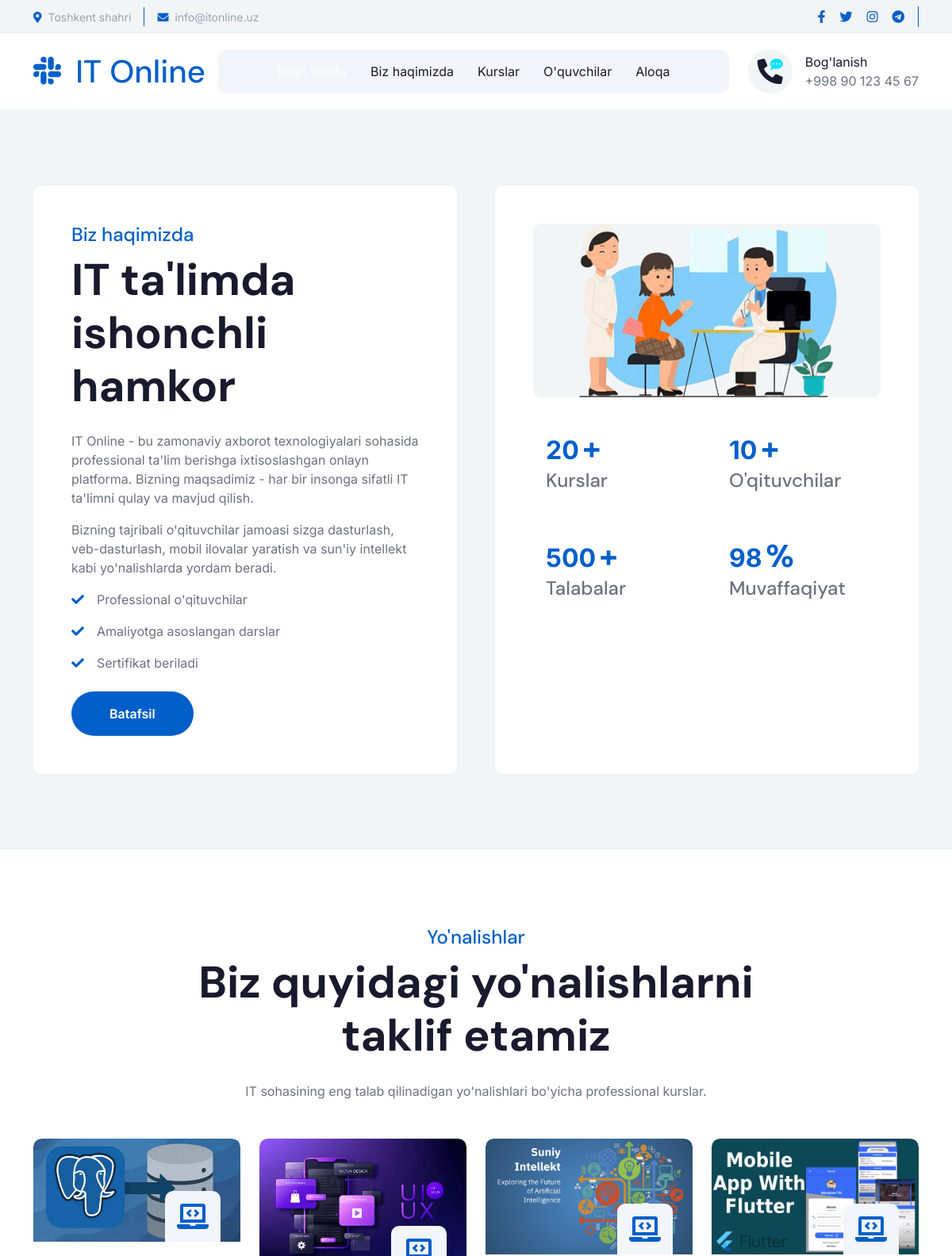
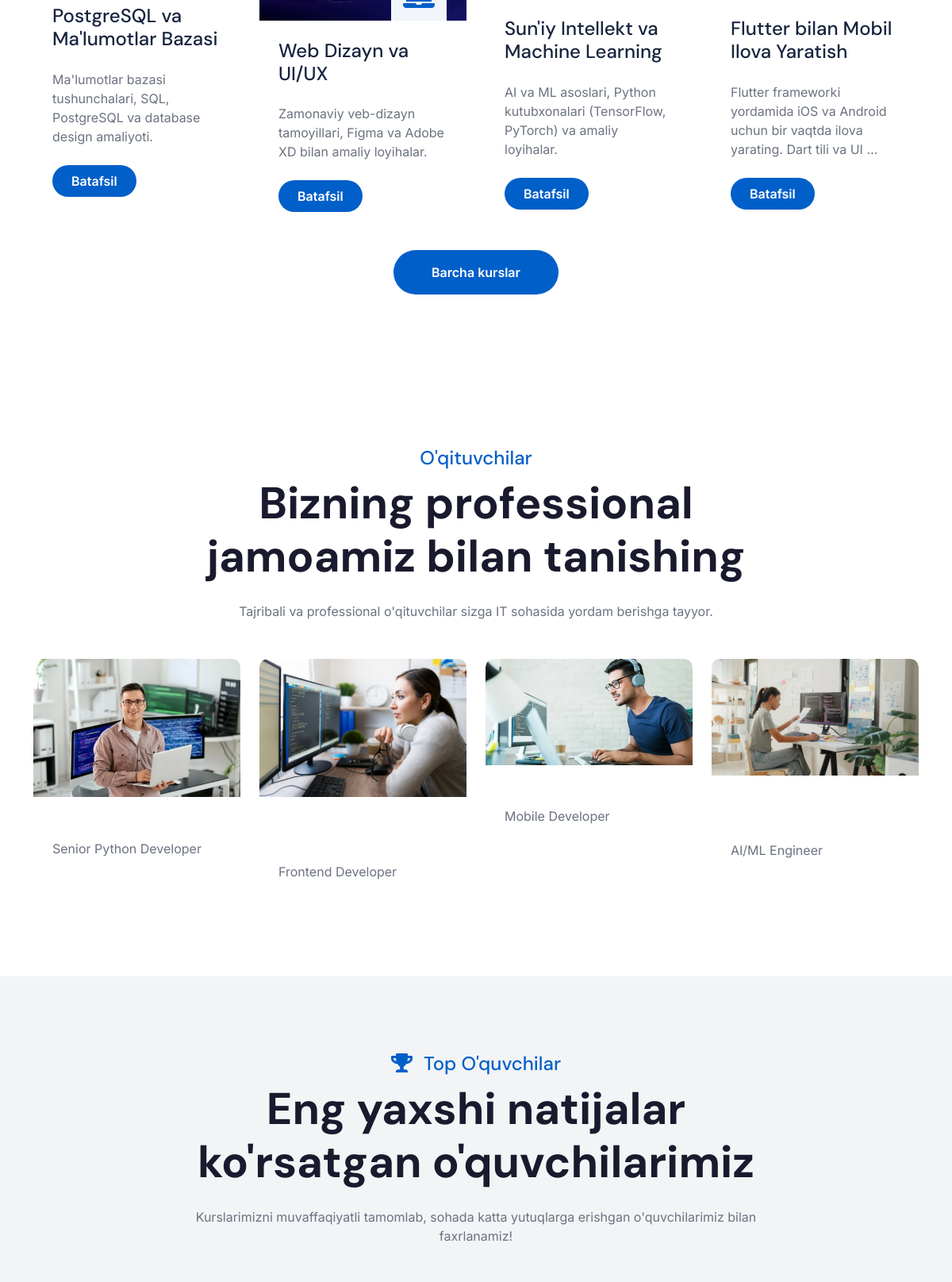
The page / (upper part) on the database its author committed (2 pictures, top to bottom).
### courses/models.py (models this page shows, shortened)
class Course(models.Model):
    title = models.CharField(max_length=300, verbose_name="Kurs nomi")
    slug = models.SlugField(unique=True)
    category = models.ForeignKey(
        Category, on_delete=models.CASCADE, related_name="courses", verbose_name="Kategoriya"
    )
    teacher = models.ForeignKey(
        Teacher, on_delete=models.SET_NULL, null=True, blank=True, related_name="courses", verbose_name="O'qituvchi"
    )
    short_description = models.TextField(verbose_name="Qisqa tavsif")
    full_description = models.TextField(blank=True, verbose_name="To'liq tavsif")
    image = models.ImageField(upload_to="courses/", blank=True, verbose_name="Rasm")
    price = models.DecimalField(max_digits=10, decimal_places=0, default=0, verbose_name="Narxi (so'm)")
    duration = models.CharField(max_length=100, blank=True, verbose_name="Davomiyligi")
    lessons_count = models.PositiveIntegerField(default=0, verbose_name="Darslar soni")
    is_featured = models.BooleanField(default=False, verbose_name="Tavsiya etilgan")
    created_at = models.DateTimeField(auto_now_add=True)
    class Meta:
        verbose_name = "Kurs"
        verbose_name_plural = "Kurslar"
        ordering = ["-created_at"]

class Teacher(models.Model):
    name = models.CharField(max_length=200, verbose_name="To'liq ismi")
    profession = models.CharField(max_length=200, verbose_name="Kasbi")
    bio = models.TextField(blank=True, verbose_name="Bio")
    photo = models.ImageField(upload_to="teachers/", blank=True, verbose_name="Rasm")
    facebook = models.URLField(blank=True)
    twitter = models.URLField(blank=True)
    linkedin = models.URLField(blank=True)
    instagram = models.URLField(blank=True)
    class Meta:
        verbose_name = "O'qituvchi"
        verbose_name_plural = "O'qituvchilar"

### courses/views.py (the view)
# urls.py: path("", views.index, name="index"),
def index(request):
    courses = Course.objects.filter(is_featured=True)[:4]
    teachers = Teacher.objects.all()[:4]
    categories = Category.objects.all()
    top_students = Student.objects.filter(is_top=True)[:4]
    total_students = Student.objects.count()
    return render(request, "courses/index.html", {
        "courses": courses,
        "teachers": teachers,
        "categories": categories,
        "top_students": top_students,
        "total_students": total_students,
    })

### templates/courses/index.html (shortened to what this page needs)
{% extends "base.html" %}
{% load static %}
{% block content %}
<div class="container-fluid bg-light about py-5">
    <div class="container py-5">
        <div class="row g-5">
            <div class="col-xl-6 wow fadeInLeft" data-wow-delay="0.2s">
                <div class="about-item-content bg-white rounded p-5 h-100">
                    <h4 class="text-primary">Biz haqimizda</h4>
                    <h1 class="display-4 mb-4">IT ta'limda ishonchli hamkor</h1>
                    <p>IT Online - bu zamonaviy axborot texnologiyalari sohasida professional ta'lim berishga ixtisoslashgan onlayn platforma. Bizning maqsadimiz - har bir insonga sifatli IT ta'limni qulay va mavjud qilish.</p>
                    <p>Bizning tajribali o'qituvchilar jamoasi sizga dasturlash, veb-dasturlash, mobil ilovalar yaratish va sun'iy intellekt kabi yo'nalishlarda yordam beradi.</p>
                    <p class="text-dark"><i class="fa fa-check text-primary me-3"></i>Professional o'qituvchilar</p>
                    <p class="text-dark"><i class="fa fa-check text-primary me-3"></i>Amaliyotga asoslangan darslar</p>
                    <p class="text-dark mb-4"><i class="fa fa-check text-primary me-3"></i>Sertifikat beriladi</p>
                    <a class="btn btn-primary rounded-pill py-3 px-5" href="{% url 'about' %}">Batafsil</a>
                </div>
            </div>
            <div class="col-xl-6 wow fadeInRight" data-wow-delay="0.2s">
                <div class="bg-white rounded p-5 h-100">
                    <div class="row g-4 justify-content-center">
                        <div class="col-12">
                            <div class="rounded bg-light">
                                <img src="{% static 'img/about-1.png' %}" class="img-fluid rounded w-100" alt="">
                            </div>
                        </div>
                        <div class="col-sm-6">
                            <div class="counter-item bg-light rounded p-3 h-100">
                                <div class="counter-counting">
                                    <span class="text-primary fs-2 fw-bold" data-toggle="counter-up">{{ total_courses|default:"20" }}</span>
                                    <span class="h1 fw-bold text-primary">+</span>
                                </div>
                                <h4 class="mb-0 text-dark">Kurslar</h4>
                            </div>
                        </div>
                        <div class="col-sm-6">
                            <div class="counter-item bg-light rounded p-3 h-100">
                                <div class="counter-counting">
                                    <span class="text-primary fs-2 fw-bold" data-toggle="counter-up">{{ total_teachers|default:"10" }}</span>
                                    <span class="h1 fw-bold text-primary">+</span>
                                </div>
                                <h4 class="mb-0 text-dark">O'qituvchilar</h4>
                            </div>
                        </div>
                        <div class="col-sm-6">
                            <div class="counter-item bg-light rounded p-3 h-100">
                                <div class="counter-counting">
                                    <span class="text-primary fs-2 fw-bold" data-toggle="counter-up">500</span>
                                    <span class="h1 fw-bold text-primary">+</span>
                                </div>
                                <h4 class="mb-0 text-dark">Talabalar</h4>
                            </div>
                        </div>
                        <div class="col-sm-6">
                            <div class="counter-item bg-light rounded p-3 h-100">
                                <div class="counter-counting">
                                    <span class="text-primary fs-2 fw-bold" data-toggle="counter-up">98</span>
                                    <span class="h1 fw-bold text-primary">%</span>
                                </div>
                                <h4 class="mb-0 text-dark">Muvaffaqiyat</h4>
                            </div>
                        </div>
                    </div>
                </div>
            </div>
        </div>
    </div>
</div>
<div class="container-fluid service py-5">
    <div class="container py-5">
        <div class="text-center mx-auto pb-5 wow fadeInUp" data-wow-delay="0.2s" style="max-width: 800px;">
            <h4 class="text-primary">Yo'nalishlar</h4>
            <h1 class="display-4 mb-4">Biz quyidagi yo'nalishlarni taklif etamiz</h1>
            <p class="mb-0">IT sohasining eng talab qilinadigan yo'nalishlari bo'yicha professional kurslar.</p>
        </div>
        <div class="row g-4 justify-content-center">
            {% for course in courses %}
            <div class="col-md-6 col-lg-6 col-xl-3 wow fadeInUp" data-wow-delay="0.{{ forloop.counter }}s">
                <div class="service-item">
                    <div class="service-img">
                        {% if course.image %}
                        <img src="{{ course.image.url }}" class="img-fluid rounded-top w-100" alt="">
                        {% else %}
                        <img src="{% static 'img/blog-1.png' %}" class="img-fluid rounded-top w-100" alt="">
                        {% endif %}
                        <div class="service-icon p-3">
                            <i class="fa fa-laptop-code fa-2x"></i>
                        </div>
                    </div>
                    <div class="service-content p-4">
                        <div class="service-content-inner">
                            <a href="{% url 'course_detail' course.slug %}" class="d-inline-block h4 mb-4">{{ course.title }}</a>
                            <p class="mb-4">{{ course.short_description|truncatewords:15 }}</p>
                            <a class="btn btn-primary rounded-pill py-2 px-4" href="{% url 'course_detail' course.slug %}">Batafsil</a>
                        </div>
                    </div>
                </div>
            </div>
            {% empty %}
            <div class="col-12 text-center">
                <p class="text-muted fs-5">Kurslar hali qo'shilmagan. Admin panel orqali kurslarni qo'shing.</p>
            </div>
            {% endfor %}
            <div class="col-12 text-center wow fadeInUp" data-wow-delay="0.2s">
                <a class="btn btn-primary rounded-pill py-3 px-5" href="{% url 'course_list' %}">Barcha kurslar</a>
            </div>
        </div>
    </div>
</div>
<div class="container-fluid team py-5">
    <div class="container py-5">
        <div class="text-center mx-auto pb-5 wow fadeInUp" data-wow-delay="0.2s" style="max-width: 800px;">
            <h4 class="text-primary">O'qituvchilar</h4>
            <h1 class="display-4 mb-4">Bizning professional jamoamiz bilan tanishing</h1>
            <p class="mb-0">Tajribali va professional o'qituvchilar sizga IT sohasida yordam berishga tayyor.</p>
        </div>
        <div class="row g-4">
            {% for teacher in teachers %}
            <div class="col-md-6 col-lg-6 col-xl-3 wow fadeInUp" data-wow-delay="0.{{ forloop.counter }}s">
                <div class="team-item">
                    <div class="team-img">
                        {% if teacher.photo %}
                        <img src="{{ teacher.photo.url }}" class="img-fluid rounded-top w-100" alt="">
                        {% else %}
                        <img src="{% static 'img/team-1.jpg' %}" class="img-fluid rounded-top w-100" alt="">
                        {% endif %}
                    </div>
                    <div class="team-title p-4">
                        <h4 class="mb-0">{{ teacher.name }}</h4>
                        <p class="mb-0">{{ teacher.profession }}</p>
                    </div>
                </div>
            </div>
            {% empty %}
            <div class="col-12 text-center">
                <p class="text-muted fs-5">O'qituvchilar hali qo'shilmagan.</p>
            </div>
            {% endfor %}
        </div>
    </div>
</div>
<div class="container-fluid py-5" style="background-color: var(--bg-secondary);">
    <div class="container py-5">
        <div class="text-center mx-auto pb-5 wow fadeInUp" data-wow-delay="0.2s" style="max-width: 800px;">
            <h4 class="text-primary"><i class="fas fa-trophy me-2"></i> Top O'quvchilar</h4>
            <h1 class="display-4 mb-4">Eng yaxshi natijalar ko'rsatgan o'quvchilarimiz</h1>
            <p class="mb-0">Kurslarimizni muvaffaqiyatli tamomlab, sohada katta yutuqlarga erishgan o'quvchilarimiz bilan faxrlanamiz!</p>
        </div>
        <div class="row g-4 justify-content-center">
        </div>
    </div>
</div>
{% endblock %}

### static/css/style.css (style rules this page uses)
.btn { font-weight: 600; transition: .5s; }
.btn.btn-primary { color: var(--bs-white); border: none; }
.service .service-item { border-radius: 10px; }
.service .service-item .service-img { position: relative; overflow: hidden; border-top-left-radius: 10px; border-top-right-radius: 10px; }
.service .service-item .service-img img { transition: 0.5s; }
.service .service-item .service-img::after { content: ""; position: absolute; width: 100%; height: 0; top: 0; left: 0; border-top-left-radius: 10px; border-top-right-radius: 10px; background: rgba(1, 95, 201, .2); transition: 0.5s; z-index: 1; }
.service .service-item .service-img .service-icon { position: absolute; width: 70px; bottom: 0; right: 25px; border-top-left-radius: 10px; border-top-right-radius: 10px; background: var(--bs-light); display: flex; align-items: center; justify-content: center; transition: 0.5s; z-index: 9; }
.service .service-item .service-img .service-icon i { color: var(--bs-primary); transition: 0.5s; }
.service .service-content { position: relative; border-bottom-left-radius: 10px; border-bottom-right-radius: 10px; background: var(--bs-light); }
.service .service-item .service-content .service-content-inner { position: relative; z-index: 9; }
.service .service-item .service-content .service-content-inner .h4, .service .service-item .service-content .service-content-inner p { transition: 0.5s; }
.service .service-item .service-content::after { content: ""; position: absolute; width: 100%; height: 0; bottom: 0; left: 0; border-bottom-left-radius: 10px; border-bottom-right-radius: 10px; background: var(--bs-primary); transition: 0.5s; z-index: 1; }
.team .team-item .team-img { position: relative; overflow: hidden; border-top-left-radius: 10px; border-top-right-radius: 10px; }
.team .team-item .team-img img { transition: 0.5s; }
.team .team-item .team-img::after { content: ""; position: absolute; width: 100%; height: 0; top: 0; left: 0; border-top-left-radius: 10px; border-top-right-radius: 10px; transition: 0.5s; }
.team .team-item .team-title { color: var(--bs-white); background: var(--bs-primary); border-bottom-left-radius: 10px; border-bottom-right-radius: 10px; transition: 0.5s; }
.team .team-item .team-title h4 { color: var(--bs-white); }

### templates/base.html (style rules this page uses)
:root { --bg-primary: #ffffff; --bg-secondary: #f3f4f6; --bg-card: #ffffff; --text-primary: #1a1a2e; --text-secondary: #6b7280; --text-muted: #9ca3af; --border-color: #e5e7eb; --footer-bg: #1a1a2e; --footer-text: #d1d5db; --topbar-bg: #f3f4f6; --spinner-bg: #ffffff; --breadcrumb-overlay: rgba(0,0,0,0.5); }
body { background-color: var(--bg-primary); color: var(--text-primary); transition: background-color 0.3s ease, color 0.3s ease; }
.bg-light { background-color: var(--bg-secondary) !important; }
.bg-white { background-color: var(--bg-card) !important; }
.about-item-content, .service-item, .team-item, .blog-item, .contact-add-item, .counter-item, .accordion-item { background-color: var(--bg-card) !important; border-color: var(--border-color) !important; }
.service-item .service-content, .team-item .team-title, .blog-item .blog-content { background-color: var(--bg-card) !important; }
h1, h2, h3, h4, h5, h6 { color: var(--text-primary); }
p, .text-dark { color: var(--text-secondary) !important; }

### rows shown on the page
Course: image (picture), title "PostgreSQL va Ma'lumotlar Bazasi", short_description "Ma'lumotlar bazasi tushunchalari, SQL, PostgreSQL va database design amaliyoti."
Course: image (picture), title "Web Dizayn va UI/UX", short_description "Zamonaviy veb-dizayn tamoyillari, Figma va Adobe XD bilan amaliy loyihalar."
Course: image (picture), title "Sun'iy Intellekt va Machine Learning", short_description "AI va ML asoslari, Python kutubxonalari (TensorFlow, PyTorch) va amaliy loyihalar."
Course: image (placeholder picture), title "Flutter bilan Mobil Ilova Yaratish", short_description "Flutter frameworki yordamida iOS va Android uchun bir vaqtda ilova yarating. Dart tili va UI …"
Teacher: photo (picture), profession "Senior Python Developer"
Teacher: photo (picture), profession "Frontend Developer"
Teacher: photo (picture), profession "Mobile Developer"
Teacher: photo (picture), profession "AI/ML Engineer"

### other values the page prints
{{ total_courses|default:"20" }} "20"
{{ total_teachers|default:"10" }} "10"
